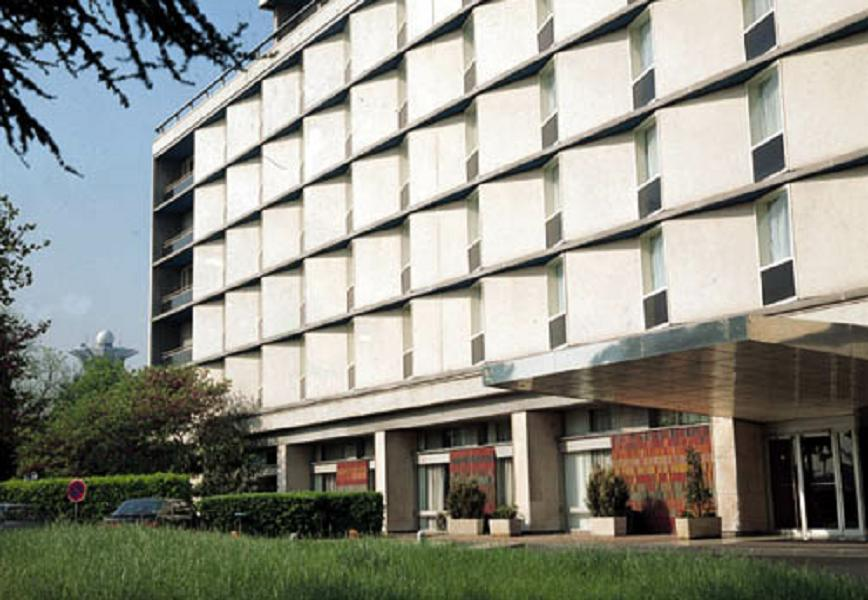
#> input picture images/building_original.jpg, 868 x 600 px; its folder holds 4 pictures in this run
$ python experiment.py
#> lines starting #> are read from the running program, lines starting #| are printed output that depends on the picture; after the words box and inside, x2 and y2 are one past the last pixel; in counts of white or black regions, pixels touching at a corner belong together
#> (reads config.json from the repository)
import argparse
import csv
import hashlib
import json
import platform
import time
from pathlib import Path

import cv2
import numpy as np


def make_images(folder, seed, size):
#> called with seed = 47702, size = 384
    folder.mkdir(parents=True, exist_ok=True)
    if size != 384:
        raise ValueError("Use 384 for the supplied synthetic ground truth")
    image = np.full((size, size), 0.1, np.float32)
    vertices = []
    for x1, y1, x2, y2, value in [
        (40, 40, 120, 120, 0.9),
        (180, 40, 270, 115, 0.55),
        (40, 190, 120, 275, 0.25),
    ]:
        cv2.rectangle(image, (x1, y1), (x2, y2), value, -1)
        vertices.extend([(x1, y1), (x2, y1), (x2, y2), (x1, y2)])
    polygon = np.array([(190, 190), (300, 190), (300, 230),
                        (240, 230), (240, 300), (190, 300)], np.int32)
    cv2.fillPoly(image, [polygon], 0.85)
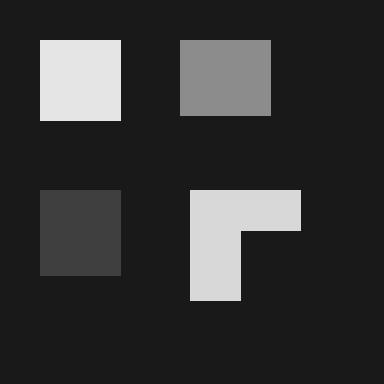
#> image: shape (384, 384) float32; min 0.1, max 0.9, mean 0.205
    vertices.extend(polygon.tolist())
    image[:, 340:] = 0.7
    noise = np.random.default_rng(seed).normal(0, 0.02, image.shape)
    images = {"synthetic": image,
              "noisy": np.clip(image + noise, 0, 1).astype(np.float32)}
    for name in ("building", "fruits"):
        original = cv2.imread(str(folder / f"{name}_original.jpg"))
#> original is the input picture: shape (600, 868, 3); mean B, G, R 133.7, 143.6, 142.9
        if original is None:
            raise FileNotFoundError(folder / f"{name}_original.jpg")
        gray = cv2.cvtColor(original, cv2.COLOR_BGR2GRAY)
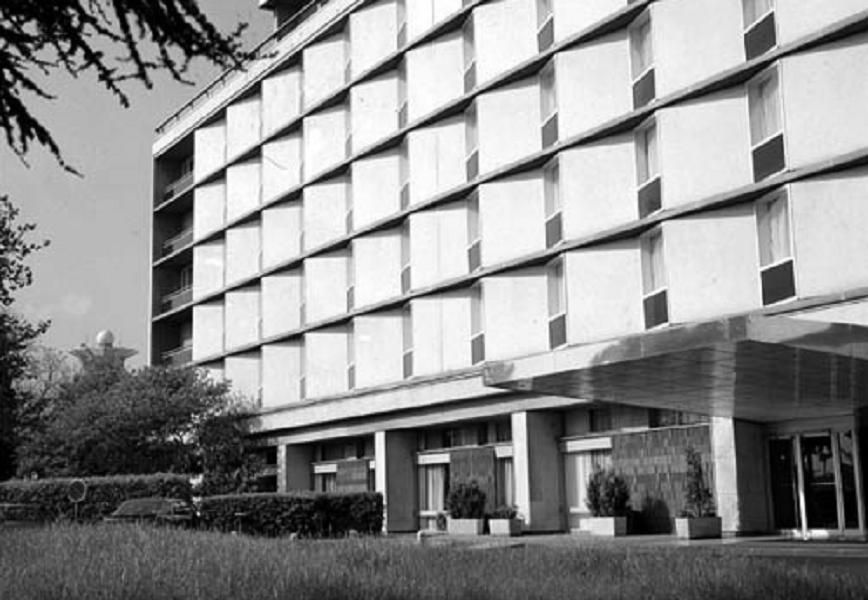
#> gray: shape (600, 868); min 0, max 255, mean 142.3
        h, w = gray.shape
#> h = 600; w = 868
        side = min(h, w)
#> side = 600
        y0, x0 = (h - side) // 2, (w - side) // 2
#> y0 = 0; x0 = 134
        images[name] = cv2.resize(gray[y0:y0+side, x0:x0+side],
                                  (size, size), interpolation=cv2.INTER_AREA).astype(np.float32) / 255
#> pass 2 of the loop in make_images, `for name in ("building", "fruits"):`:
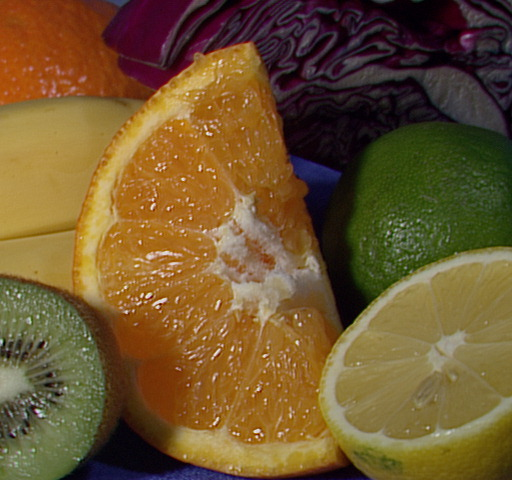
#> input picture images/fruits_original.jpg, 512 x 480 px
#> in make_images, original is the input picture: shape (480, 512, 3); mean B, G, R 46.2, 85.6, 110.8
#> in make_images, `gray = cv2.cvtColor(original, cv2.COLOR_BGR2GRAY)`:
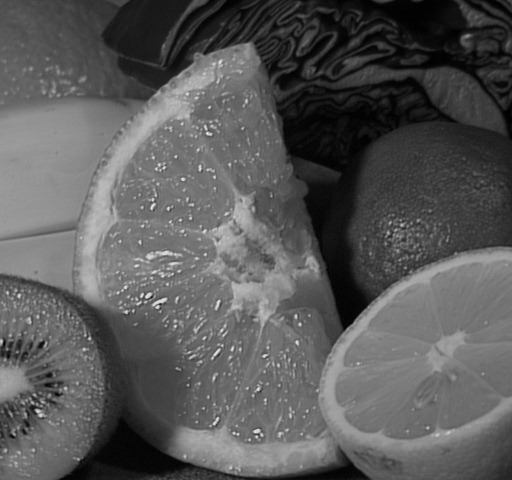
#> gray: shape (480, 512); min 0, max 238, mean 88.7
    for name, img in images.items():
        np.save(folder / f"{name}.npy", img)
        cv2.imwrite(str(folder / f"{name}.png"), np.rint(img * 255).astype(np.uint8))
#> this loop made 4 passes
#> name on passes 1 to 4: 'synthetic', 'noisy', 'building', 'fruits'
#> pass 1, in make_images, `cv2.imwrite(str(folder / f"{name}.png"), np.rint(img * 255).astype(np...`:
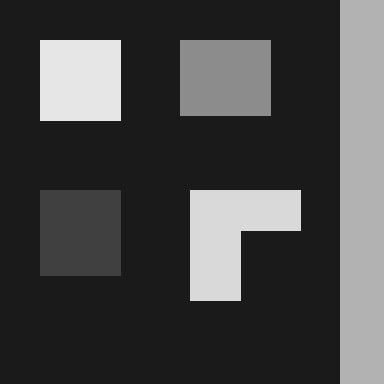
#> saved as synthetic.png: shape (384, 384); min 26, max 230, mean 70.2
    truth = np.asarray(vertices, np.float64).reshape(-1, 2)
#> truth = 18 rows, first 8: [40, 40], [120, 40], [120, 120], [40, 120], [180, 40], [270, 40], [270, 115], [180, 115]
    np.savetxt(folder / "ground_truth.csv", truth, delimiter=",", header="x,y", comments="", fmt="%.1f")
    return images, truth


def response_map(image, detector, ksize, block_size, k, epsilon):
    border = cv2.BORDER_REFLECT_101
    if detector == "ST":
        return cv2.cornerMinEigenVal(image, block_size, ksize=ksize, borderType=border)
    if detector == "H":
        return cv2.cornerHarris(image, block_size, ksize, k, borderType=border)
    eig = cv2.cornerEigenValsAndVecs(image, block_size, ksize, borderType=border)
    a, b = eig[..., 0], eig[..., 1]
    trace = a + b
    out = np.zeros(image.shape, np.float32)
    np.divide(a * b, trace, out=out, where=trace > epsilon)
    return out


def select_corners(response, alpha, border, nms):
    maximum = float(response.max())
    threshold = alpha * maximum
    mask = (response > threshold) & (response > 0) if maximum > 0 else np.zeros(response.shape, bool)
    local_max = cv2.dilate(response, np.ones((nms, nms), np.uint8))
    candidates = mask & (response == local_max)
    candidates[:border] = False
    candidates[-border:] = False
    candidates[:, :border] = False
    candidates[:, -border:] = False
    count, labels = cv2.connectedComponents(candidates.astype(np.uint8), connectivity=8)
    first = np.full(count, response.size, np.int64)
    flat = np.flatnonzero(candidates)
    np.minimum.at(first, labels.ravel()[flat], flat)
    chosen = first[1:]
    y, x = np.divmod(chosen, response.shape[1])
    points = np.column_stack((x, y)).astype(np.int32).reshape(-1, 2)
    return points, mask, threshold


def detect(image, detector, ksize, block_size, k, alpha, epsilon, border, nms):
    response = response_map(image, detector, ksize, block_size, k, epsilon)
    points, mask, threshold = select_corners(response, alpha, border, nms)
    return response, points, mask, threshold


def evaluate(points, truth, border, size, tolerance):
    valid = np.all((truth >= border) & (truth < size - border), axis=1)
    truth = truth[valid]
    distance = np.linalg.norm(points[:, None, :] - truth[None, :, :], axis=2)
    neighbors = [sorted(np.flatnonzero(row <= tolerance).tolist(), key=lambda j: (row[j], j))
                 for row in distance]
    assigned = {}

    def augment(i, seen):
        for j in neighbors[i]:
            if j in seen:
                continue
            seen.add(j)
            if j not in assigned or augment(assigned[j], seen):
                assigned[j] = i
                return True
        return False

    for i in range(len(points)):
        augment(i, set())
    tp = len(assigned)
    fp, fn = len(points) - tp, len(truth) - tp
    precision = tp / len(points) if len(points) else 0.0
    recall = tp / len(truth) if len(truth) else 0.0
    f1 = 2 * precision * recall / (precision + recall) if precision + recall else 0.0
    error = float(np.mean([distance[i, j] for j, i in assigned.items()])) if tp else None
    return dict(tp=tp, fp=fp, fn=fn, precision=precision, recall=recall, f1=f1,
                mean_error_px=error, gt_count=len(truth))


def configurations(settings):
    base = settings["baseline"]
    runs = []

    def add(group, image, detector, **changes):
        cfg = dict(base)
        cfg.update(changes)
        cfg.update(group=group, image=image, detector=detector)
        runs.append(cfg)

    for image in ("synthetic", "building", "fruits"):
        for detector in ("ST", "DT", "H"):
            add("baseline", image, detector)
    for key, group in (("ksize", "derivative"), ("block_size", "integration"), ("alpha", "threshold")):
        for value in settings["sweeps"][key]:
            if value == base[key]:
                continue
            for detector in ("ST", "DT", "H"):
                add(group, "synthetic", detector, **{key: value})
    for value in settings["sweeps"]["k"]:
        if value != base["k"]:
            add("harris_k", "synthetic", "H", k=value)
    for detector in ("ST", "DT", "H"):
        add("noise", "noisy", detector)
    return runs


def run(config_path, output):
    settings = json.loads(config_path.read_text())
    cv2.setNumThreads(1)
    cv2.ocl.setUseOpenCL(False)
    root = config_path.parent
    images, truth = make_images(root / "images", settings["seed"], settings["size"])
#> images = 4 items
    output.mkdir(parents=True, exist_ok=True)
    rows = []
    for cfg in configurations(settings):
        image = images[cfg["image"]]
        args = (image, cfg["detector"], cfg["ksize"], cfg["block_size"], cfg["k"],
                cfg["alpha"], settings["epsilon"], settings["border"], settings["nms"])
        detect(*args)
        samples = []
        for _ in range(5):
            start = time.perf_counter_ns()
            result = detect(*args)
            samples.append((time.perf_counter_ns() - start) / 1e6)
        response, points, mask, threshold = result
        name = (f"{cfg['image']}_{cfg['detector']}_d{cfg['ksize']}_b{cfg['block_size']}"
                f"_a{cfg['alpha']:.2f}_k{cfg['k']:.2f}")
        folder = output / name
        folder.mkdir(exist_ok=True)
        np.save(folder / "response.npy", response)
        cv2.imwrite(str(folder / "threshold_mask.png"), mask.astype(np.uint8) * 255)
        np.save(folder / "corners.npy", points)
        np.savetxt(folder / "corners.csv", points, delimiter=",", header="x,y", comments="", fmt="%d")
        overlay = cv2.cvtColor(np.rint(image * 255).astype(np.uint8), cv2.COLOR_GRAY2BGR)
        for x, y in points:
            cv2.circle(overlay, (int(x), int(y)), 3, (0, 0, 255), 1, cv2.LINE_AA)
        cv2.imwrite(str(folder / "overlay.png"), overlay)
        row = dict(cfg, run_id=name, threshold=threshold, maximum=float(response.max()),
                   count=len(points), runtime_ms=float(np.median(samples)),
                   nms=settings["nms"], border=settings["border"], epsilon=settings["epsilon"])
        if cfg["image"] in ("synthetic", "noisy"):
            row.update(evaluate(points, truth, settings["border"], settings["size"], settings["tolerance"]))
        rows.append(row)
#> this loop made 36 passes
#> (threshold, fn in evaluate, recall in evaluate, f1 in evaluate, error in evaluate) on passes 1, 2, 3, 10, 11, 12, 13, 14, 15, 16: (0.0016, 0, 1, 1, 1.49), (0.00091, 0, 1, 1, 1.49), (0.000283, 4, 0.778, 0.875, 1.52), (0.0128, 0, 1, 1, 1.49), (0.00792, 0, 1, 1, 1.49), (0.0221, 4, 0.778, 0.875, 1.52), (0.131, 0, 1, 1, 1.49), (0.0861, 0, 1, 1, 1.49), (2.71, 4, 0.778, 0.875, 1.52), (0.0016, 0, 1, 1, 0.0786)
#> threshold on passes 4 to 9: 0.000907, 0.000537, 0.000102, 0.000482, 0.000306, 3.34e-05
#> pass 1, in run, `image = images[cfg["image"]]`:
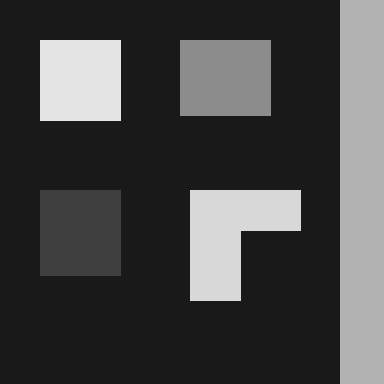
#> image: shape (384, 384) float32; 11.46% of pixels changed, all inside (x1, y1, x2, y2) = (340, 0, 384, 384)
#> pass 1, in detect, `response = response_map(image, detector, ksize, block_size, k, epsilon)`:
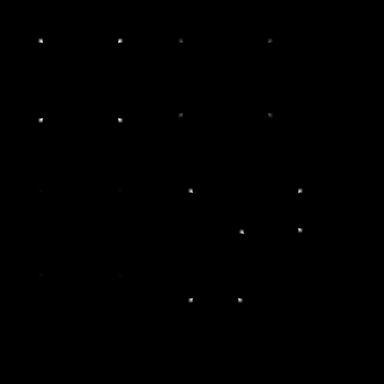
#> response: shape (384, 384) float32; min 0, max 0.16, mean 0.000114; drawn with min black and max white
#> pass 1, in select_corners, `mask = (response > threshold) & (response > 0) if maximum > 0 else np...`:
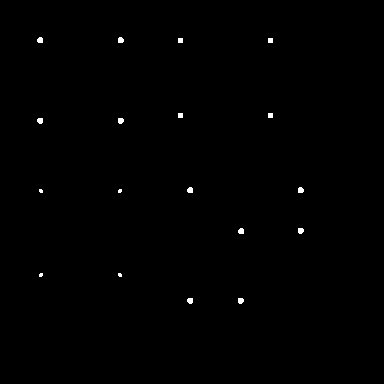
#> mask: shape (384, 384) bool; 0.32% white; 18 white regions (4 under 20 px), largest, box (x1, y1, x2, y2) and area: (37, 37, 43, 43) 31, (118, 37, 124, 43) 31, (37, 118, 43, 124) 31
#> after the loop:
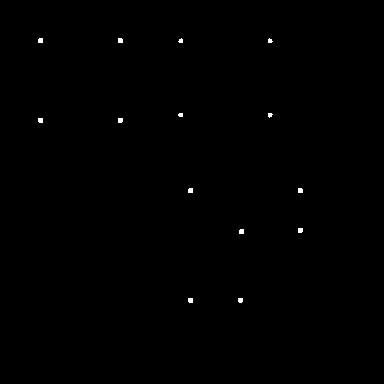
#> mask: shape (384, 384) bool; 0.21% white; 14 white regions (4 under 20 px), largest, box (x1, y1, x2, y2) and area: (38, 38, 43, 43) 24, (118, 38, 123, 43) 24, (38, 118, 43, 123) 24
    fields = list(dict.fromkeys(key for row in rows for key in row))
    with (output / "results.csv").open("w", newline="") as stream:
        writer = csv.DictWriter(stream, fieldnames=fields)
        writer.writeheader()
        writer.writerows(rows)
    (output / "results.json").write_text(json.dumps(rows, indent=2))
    metadata = dict(python=platform.python_version(), opencv=cv2.__version__, numpy=np.__version__,
                    platform=platform.platform(), processor=platform.processor(), threads=1,
                    timing="One warm-up then median of five runs; response and NMS recomputed; no I/O, plotting or evaluation",
                    seed=settings["seed"], noise_std=0.02,
                    hashes={p.name: hashlib.sha256(p.read_bytes()).hexdigest()
                            for p in (root / "images").glob("*_original.jpg")})
    (output / "environment.json").write_text(json.dumps(metadata, indent=2))
    print(json.dumps(dict(runs=len(rows), output=str(output), environment=metadata), indent=2))
#> (printed output is left out)


if __name__ == "__main__":
    parser = argparse.ArgumentParser()
    parser.add_argument("--config", type=Path, default=Path(__file__).with_name("config.json"))
    parser.add_argument("--output", type=Path, default=Path(__file__).with_name("results"))
    args = parser.parse_args()
    run(args.config.resolve(), args.output.resolve())
